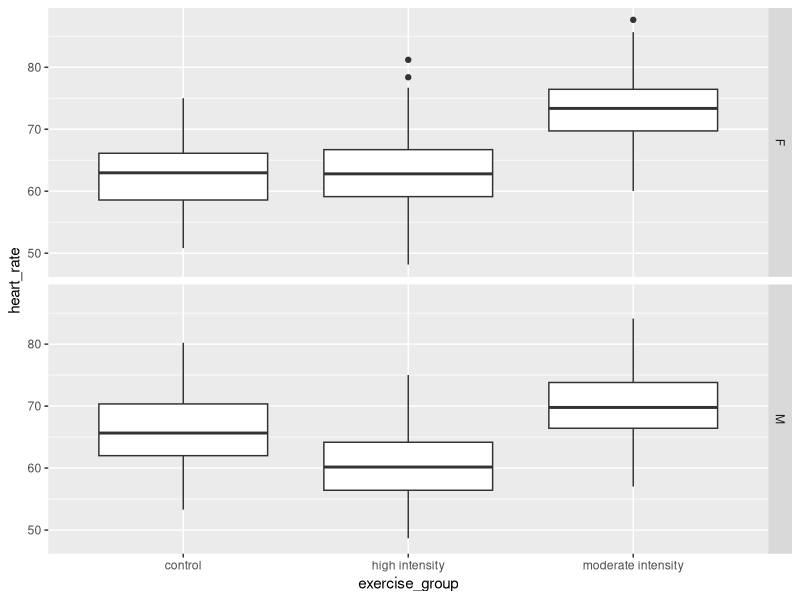
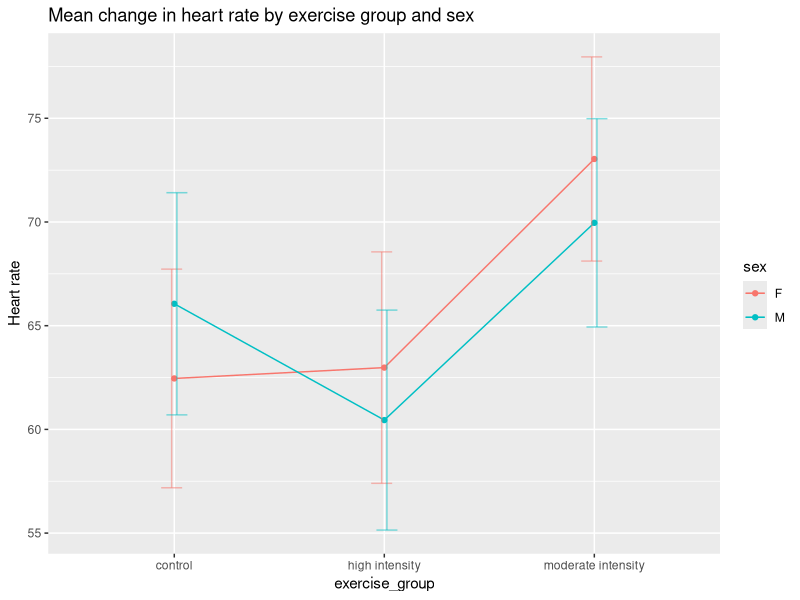

R code for these plots, in order:
## ---- chunk 1
library(tidyverse)
heart_rate <- read_csv("data/simulated_heart_rates.csv")
## ---- chunk 2
heart_rate %>% ggplot(aes(exercise_group, heart_rate)) + 
  geom_boxplot() + 
  facet_grid(rows = vars(sex))
## ---- chunk 3
g100meansSD <- heart_rate %>%
  group_by(sex, exercise_group) %>%
  summarise(meanChange = round(mean(heart_rate), 3),
            stDev = sd(heart_rate))
g100meansSD
## ---- chunk 4
ggplot(g100meansSD, aes(x=exercise_group, y=meanChange, group=sex, color=sex)) + 
    geom_line() +
    geom_point() +
    geom_errorbar(aes(ymin=meanChange-stDev, ymax=meanChange+stDev), width=.2,
                  position=position_dodge(0.05), alpha=.5) +
  labs(y = "Heart rate",
       title = "Mean change in heart rate by exercise group and sex") 
## ---- chunk 5
anova(lm(heart_rate ~ exercise_group*sex, data = heart_rate))
